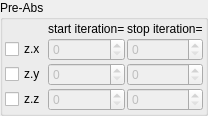
    <widget class="QGroupBox" name="groupBox">
     <property name="title">
      <string>Pre-Abs</string>
     </property>
     <layout class="QVBoxLayout" name="verticalLayout_3" stretch="0">
      <property name="spacing">
       <number>2</number>
      </property>
      <property name="leftMargin">
       <number>2</number>
      </property>
      <property name="topMargin">
       <number>2</number>
      </property>
      <property name="rightMargin">
       <number>2</number>
      </property>
      <property name="bottomMargin">
       <number>2</number>
      </property>
      <item>
       <layout class="QGridLayout" name="gridLayout_8" columnstretch="0,1,1">
        <property name="spacing">
         <number>2</number>
        </property>
        <item row="1" column="1">
         <widget class="MySpinBox" name="spinboxInt_transf_start_iterations_X">
          <property name="enabled">
           <bool>false</bool>
          </property>
          <property name="sizePolicy">
           <sizepolicy hsizetype="Minimum" vsizetype="Maximum">
            <horstretch>0</horstretch>
            <verstretch>0</verstretch>
           </sizepolicy>
          </property>
          <property name="maximum">
           <number>999</number>
          </property>
         </widget>
        </item>
        <item row="3" column="0">
         <widget class="MyCheckBox" name="checkBox_transf_function_enabledAz_false">
          <property name="text">
           <string notr="true">z.z</string>
          </property>
         </widget>
        </item>
        <item row="3" column="1">
         <widget class="MySpinBox" name="spinboxInt_transf_start_iterations_Z">
          <property name="enabled">
           <bool>false</bool>
          </property>
          <property name="sizePolicy">
           <sizepolicy hsizetype="Minimum" vsizetype="Maximum">
            <horstretch>0</horstretch>
            <verstretch>0</verstretch>
           </sizepolicy>
          </property>
          <property name="maximum">
           <number>999</number>
          </property>
         </widget>
        </item>
        <item row="1" column="0">
         <widget class="MyCheckBox" name="checkBox_transf_function_enabledAx_false">
          <property name="text">
           <string notr="true">z.x</string>
          </property>
         </widget>
        </item>
        <item row="2" column="1">
         <widget class="MySpinBox" name="spinboxInt_transf_start_iterations_Y">
          <property name="enabled">
           <bool>false</bool>
          </property>
          <property name="sizePolicy">
           <sizepolicy hsizetype="Minimum" vsizetype="Maximum">
            <horstretch>0</horstretch>
            <verstretch>0</verstretch>
           </sizepolicy>
          </property>
          <property name="maximum">
           <number>999</number>
          </property>
         </widget>
        </item>
        <item row="2" column="0">
         <widget class="MyCheckBox" name="checkBox_transf_function_enabledAy_false">
          <property name="text">
           <string notr="true">z.y</string>
          </property>
         </widget>
        </item>
        <item row="1" column="2">
         <widget class="MySpinBox" name="spinboxInt_transf_stop_iterations_X">
          <property name="enabled">
           <bool>false</bool>
          </property>
          <property name="sizePolicy">
           <sizepolicy hsizetype="Minimum" vsizetype="Maximum">
            <horstretch>0</horstretch>
            <verstretch>0</verstretch>
           </sizepolicy>
          </property>
          <property name="maximum">
           <number>999</number>
          </property>
         </widget>
        </item>
        <item row="3" column="2">
         <widget class="MySpinBox" name="spinboxInt_transf_stop_iterations_Z">
          <property name="enabled">
           <bool>false</bool>
          </property>
          <property name="sizePolicy">
           <sizepolicy hsizetype="Minimum" vsizetype="Maximum">
            <horstretch>0</horstretch>
            <verstretch>0</verstretch>
           </sizepolicy>
          </property>
          <property name="maximum">
           <number>999</number>
          </property>
         </widget>
        </item>
        <item row="2" column="2">
         <widget class="MySpinBox" name="spinboxInt_transf_stop_iterations_Y">
          <property name="enabled">
           <bool>false</bool>
          </property>
          <property name="sizePolicy">
           <sizepolicy hsizetype="Minimum" vsizetype="Maximum">
            <horstretch>0</horstretch>
            <verstretch>0</verstretch>
           </sizepolicy>
          </property>
          <property name="maximum">
           <number>999</number>
          </property>
         </widget>
        </item>
        <item row="0" column="1">
         <widget class="QLabel" name="label_281">
          <property name="text">
           <string>start iteration=</string>
          </property>
         </widget>
        </item>
        <item row="0" column="2">
         <widget class="QLabel" name="label_282">
          <property name="text">
           <string>stop iteration=</string>
          </property>
         </widget>
        </item>
       </layout>
      </item>
     </layout>
    </widget>
